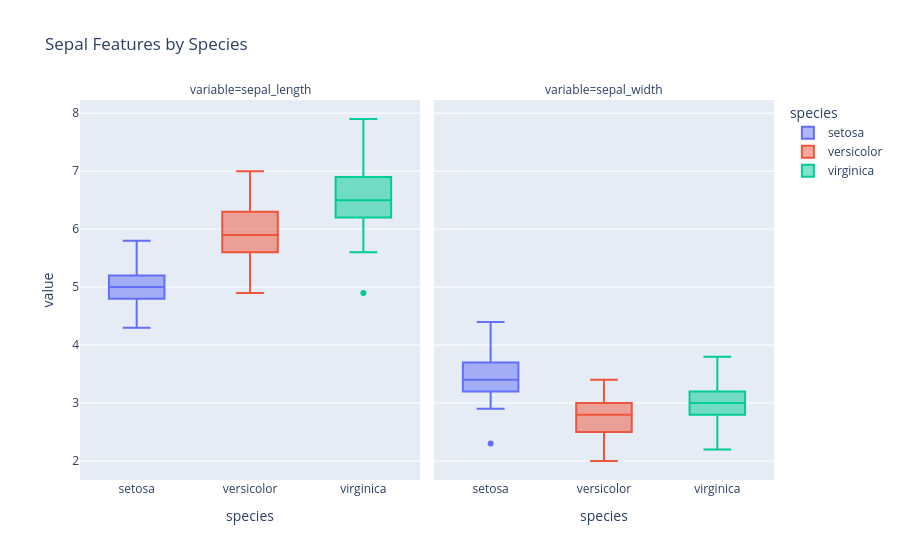

Here is the notebook cell this chart was saved with:
### Markdown cell above
**Sepal Features by Species**

- Provides length and width boxplots on a shared y-axis
  - Using a shared axis facilitates comparison of the features
- Length is overall longer (in cm) than width
- **Note**: sepal length is identical to the above

### Code cell
px.box(sepal_df, x="species", y="value", 
             facet_col="variable", title="Sepal Features by Species",
             color="species")

### Figure 1 — Plotly figure (JSON) as saved in the notebook; plotly's stock layout.template omitted (floating-point values rounded to 4 significant figures)
{"data": [{"alignmentgroup": "True", "hovertemplate": "species=%{x}<br>variable=sepal_length<br>value=%{y}<extra></extra>", "legendgroup": "setosa", "marker": {"color": "#636efa"}, "name": "setosa", "notched": false, "offsetgroup": "setosa", "orientation": "v", "showlegend": true, "type": "box", "x": ["setosa", "setosa", "setosa", "setosa", "setosa", "setosa", "setosa", "setosa", "setosa", "setosa", "setosa", "setosa", "setosa", "setosa", "setosa", "setosa", "setosa", "setosa", "setosa", "setosa", "setosa", "setosa", "setosa", "setosa", "setosa", "setosa", "setosa", "setosa", "setosa", "setosa", "setosa", "setosa", "setosa", "setosa", "setosa", "setosa", "setosa", "setosa", "setosa", "setosa", "setosa", "setosa", "setosa", "setosa", "setosa", "setosa", "setosa", "setosa", "setosa", "setosa"], "x0": " ", "xaxis": "x", "y": [5.1, 4.9, 4.7, 4.6, 5.0, 5.4, 4.6, 5.0, 4.4, 4.9, 5.4, 4.8, 4.8, 4.3, 5.8, 5.7, 5.4, 5.1, 5.7, 5.1, 5.4, 5.1, 4.6, 5.1, 4.8, 5.0, 5.0, 5.2, 5.2, 4.7, 4.8, 5.4, 5.2, 5.5, 4.9, 5.0, 5.5, 4.9, 4.4, 5.1, 5.0, 4.5, 4.4, 5.0, 5.1, 4.8, 5.1, 4.6, 5.3, 5.0], "y0": " ", "yaxis": "y"}, {"alignmentgroup": "True", "hovertemplate": "species=%{x}<br>variable=sepal_width<br>value=%{y}<extra></extra>", "legendgroup": "setosa", "marker": {"color": "#636efa"}, "name": "setosa", "notched": false, "offsetgroup": "setosa", "orientation": "v", "showlegend": false, "type": "box", "x": ["setosa", "setosa", "setosa", "setosa", "setosa", "setosa", "setosa", "setosa", "setosa", "setosa", "setosa", "setosa", "setosa", "setosa", "setosa", "setosa", "setosa", "setosa", "setosa", "setosa", "setosa", "setosa", "setosa", "setosa", "setosa", "setosa", "setosa", "setosa", "setosa", "setosa", "setosa", "setosa", "setosa", "setosa", "setosa", "setosa", "setosa", "setosa", "setosa", "setosa", "setosa", "setosa", "setosa", "setosa", "setosa", "setosa", "setosa", "setosa", "setosa", "setosa"], "x0": " ", "xaxis": "x2", "y": [3.5, 3.0, 3.2, 3.1, 3.6, 3.9, 3.4, 3.4, 2.9, 3.1, 3.7, 3.4, 3.0, 3.0, 4.0, 4.4, 3.9, 3.5, 3.8, 3.8, 3.4, 3.7, 3.6, 3.3, 3.4, 3.0, 3.4, 3.5, 3.4, 3.2, 3.1, 3.4, 4.1, 4.2, 3.1, 3.2, 3.5, 3.6, 3.0, 3.4, 3.5, 2.3, 3.2, 3.5, 3.8, 3.0, 3.8, 3.2, 3.7, 3.3], "y0": " ", "yaxis": "y2"}, {"alignmentgroup": "True", "hovertemplate": "species=%{x}<br>variable=sepal_length<br>value=%{y}<extra></extra>", "legendgroup": "versicolor", "marker": {"color": "#EF553B"}, "name": "versicolor", "notched": false, "offsetgroup": "versicolor", "orientation": "v", "showlegend": true, "type": "box", "x": ["versicolor", "versicolor", "versicolor", "versicolor", "versicolor", "versicolor", "versicolor", "versicolor", "versicolor", "versicolor", "versicolor", "versicolor", "versicolor", "versicolor", "versicolor", "versicolor", "versicolor", "versicolor", "versicolor", "versicolor", "versicolor", "versicolor", "versicolor", "versicolor", "versicolor", "versicolor", "versicolor", "versicolor", "versicolor", "versicolor", "versicolor", "versicolor", "versicolor", "versicolor", "versicolor", "versicolor", "versicolor", "versicolor", "versicolor", "versicolor", "versicolor", "versicolor", "versicolor", "versicolor", "versicolor", "versicolor", "versicolor", "versicolor", "versicolor", "versicolor"], "x0": " ", "xaxis": "x", "y": [7.0, 6.4, 6.9, 5.5, 6.5, 5.7, 6.3, 4.9, 6.6, 5.2, 5.0, 5.9, 6.0, 6.1, 5.6, 6.7, 5.6, 5.8, 6.2, 5.6, 5.9, 6.1, 6.3, 6.1, 6.4, 6.6, 6.8, 6.7, 6.0, 5.7, 5.5, 5.5, 5.8, 6.0, 5.4, 6.0, 6.7, 6.3, 5.6, 5.5, 5.5, 6.1, 5.8, 5.0, 5.6, 5.7, 5.7, 6.2, 5.1, 5.7], "y0": " ", "yaxis": "y"}, {"alignmentgroup": "True", "hovertemplate": "species=%{x}<br>variable=sepal_width<br>value=%{y}<extra></extra>", "legendgroup": "versicolor", "marker": {"color": "#EF553B"}, "name": "versicolor", "notched": false, "offsetgroup": "versicolor", "orientation": "v", "showlegend": false, "type": "box", "x": ["versicolor", "versicolor", "versicolor", "versicolor", "versicolor", "versicolor", "versicolor", "versicolor", "versicolor", "versicolor", "versicolor", "versicolor", "versicolor", "versicolor", "versicolor", "versicolor", "versicolor", "versicolor", "versicolor", "versicolor", "versicolor", "versicolor", "versicolor", "versicolor", "versicolor", "versicolor", "versicolor", "versicolor", "versicolor", "versicolor", "versicolor", "versicolor", "versicolor", "versicolor", "versicolor", "versicolor", "versicolor", "versicolor", "versicolor", "versicolor", "versicolor", "versicolor", "versicolor", "versicolor", "versicolor", "versicolor", "versicolor", "versicolor", "versicolor", "versicolor"], "x0": " ", "xaxis": "x2", "y": [3.2, 3.2, 3.1, 2.3, 2.8, 2.8, 3.3, 2.4, 2.9, 2.7, 2.0, 3.0, 2.2, 2.9, 2.9, 3.1, 3.0, 2.7, 2.2, 2.5, 3.2, 2.8, 2.5, 2.8, 2.9, 3.0, 2.8, 3.0, 2.9, 2.6, 2.4, 2.4, 2.7, 2.7, 3.0, 3.4, 3.1, 2.3, 3.0, 2.5, 2.6, 3.0, 2.6, 2.3, 2.7, 3.0, 2.9, 2.9, 2.5, 2.8], "y0": " ", "yaxis": "y2"}, {"alignmentgroup": "True", "hovertemplate": "species=%{x}<br>variable=sepal_length<br>value=%{y}<extra></extra>", "legendgroup": "virginica", "marker": {"color": "#00cc96"}, "name": "virginica", "notched": false, "offsetgroup": "virginica", "orientation": "v", "showlegend": true, "type": "box", "x": ["virginica", "virginica", "virginica", "virginica", "virginica", "virginica", "virginica", "virginica", "virginica", "virginica", "virginica", "virginica", "virginica", "virginica", "virginica", "virginica", "virginica", "virginica", "virginica", "virginica", "virginica", "virginica", "virginica", "virginica", "virginica", "virginica", "virginica", "virginica", "virginica", "virginica", "virginica", "virginica", "virginica", "virginica", "virginica", "virginica", "virginica", "virginica", "virginica", "virginica", "virginica", "virginica", "virginica", "virginica", "virginica", "virginica", "virginica", "virginica", "virginica", "virginica"], "x0": " ", "xaxis": "x", "y": [6.3, 5.8, 7.1, 6.3, 6.5, 7.6, 4.9, 7.3, 6.7, 7.2, 6.5, 6.4, 6.8, 5.7, 5.8, 6.4, 6.5, 7.7, 7.7, 6.0, 6.9, 5.6, 7.7, 6.3, 6.7, 7.2, 6.2, 6.1, 6.4, 7.2, 7.4, 7.9, 6.4, 6.3, 6.1, 7.7, 6.3, 6.4, 6.0, 6.9, 6.7, 6.9, 5.8, 6.8, 6.7, 6.7, 6.3, 6.5, 6.2, 5.9], "y0": " ", "yaxis": "y"}, {"alignmentgroup": "True", "hovertemplate": "species=%{x}<br>variable=sepal_width<br>value=%{y}<extra></extra>", "legendgroup": "virginica", "marker": {"color": "#00cc96"}, "name": "virginica", "notched": false, "offsetgroup": "virginica", "orientation": "v", "showlegend": false, "type": "box", "x": ["virginica", "virginica", "virginica", "virginica", "virginica", "virginica", "virginica", "virginica", "virginica", "virginica", "virginica", "virginica", "virginica", "virginica", "virginica", "virginica", "virginica", "virginica", "virginica", "virginica", "virginica", "virginica", "virginica", "virginica", "virginica", "virginica", "virginica", "virginica", "virginica", "virginica", "virginica", "virginica", "virginica", "virginica", "virginica", "virginica", "virginica", "virginica", "virginica", "virginica", "virginica", "virginica", "virginica", "virginica", "virginica", "virginica", "virginica", "virginica", "virginica", "virginica"], "x0": " ", "xaxis": "x2", "y": [3.3, 2.7, 3.0, 2.9, 3.0, 3.0, 2.5, 2.9, 2.5, 3.6, 3.2, 2.7, 3.0, 2.5, 2.8, 3.2, 3.0, 3.8, 2.6, 2.2, 3.2, 2.8, 2.8, 2.7, 3.3, 3.2, 2.8, 3.0, 2.8, 3.0, 2.8, 3.8, 2.8, 2.8, 2.6, 3.0, 3.4, 3.1, 3.0, 3.1, 3.1, 3.1, 2.7, 3.2, 3.3, 3.0, 2.5, 3.0, 3.4, 3.0], "y0": " ", "yaxis": "y2"}], "layout": {"annotations": [{"font": {}, "showarrow": false, "text": "variable=sepal_length", "x": 0.245, "xanchor": "center", "xref": "paper", "y": 1, "yanchor": "bottom", "yref": "paper"}, {"font": {}, "showarrow": false, "text": "variable=sepal_width", "x": 0.755, "xanchor": "center", "xref": "paper", "y": 1, "yanchor": "bottom", "yref": "paper"}], "boxmode": "overlay", "legend": {"title": {"text": "species"}, "tracegroupgap": 0}, "title": {"text": "Sepal Features by Species"}, "xaxis": {"anchor": "y", "categoryarray": ["setosa", "versicolor", "virginica"], "categoryorder": "array", "domain": [0, 0.49], "title": {"text": "species"}}, "xaxis2": {"anchor": "y2", "categoryarray": ["setosa", "versicolor", "virginica"], "categoryorder": "array", "domain": [0.51, 1], "matches": "x", "title": {"text": "species"}}, "yaxis": {"anchor": "x", "domain": [0, 1], "title": {"text": "value"}}, "yaxis2": {"anchor": "x2", "domain": [0, 1], "matches": "y", "showticklabels": false}}}
